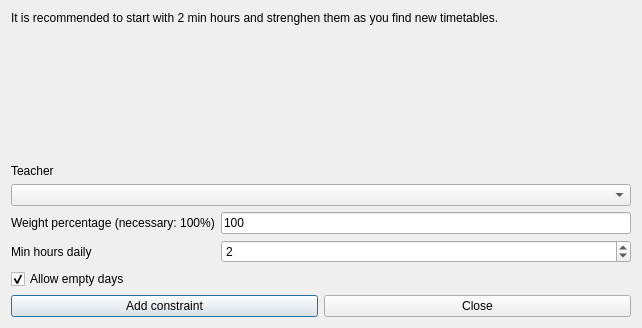
<?xml version="1.0" encoding="UTF-8"?>
<ui version="4.0">
 <class>AddConstraintTeacherMinHoursDailyRealDaysForm_template</class>
 <widget class="QDialog" name="AddConstraintTeacherMinHoursDailyRealDaysForm_template">
  <property name="geometry">
   <rect>
    <x>0</x>
    <y>0</y>
    <width>642</width>
    <height>328</height>
   </rect>
  </property>
  <property name="windowTitle">
   <string extracomment="This is the title of the dialog to add a new constraint of this type">Add teacher min hours daily for real days</string>
  </property>
  <layout class="QGridLayout" name="gridLayout">
   <item row="0" column="0" colspan="3">
    <widget class="QLabel" name="teacherTextLabel_2">
     <property name="sizePolicy">
      <sizepolicy hsizetype="Minimum" vsizetype="Minimum">
       <horstretch>0</horstretch>
       <verstretch>0</verstretch>
      </sizepolicy>
     </property>
     <property name="frameShape">
      <enum>QFrame::NoFrame</enum>
     </property>
     <property name="frameShadow">
      <enum>QFrame::Plain</enum>
     </property>
     <property name="text">
      <string>It is recommended to start with 2 min hours and strenghen them as you find new timetables.</string>
     </property>
     <property name="wordWrap">
      <bool>true</bool>
     </property>
    </widget>
   </item>
   <item row="1" column="1" colspan="2">
    <spacer name="verticalSpacer">
     <property name="orientation">
      <enum>Qt::Vertical</enum>
     </property>
     <property name="sizeHint" stdset="0">
      <size>
       <width>20</width>
       <height>43</height>
      </size>
     </property>
    </spacer>
   </item>
   <item row="2" column="0" colspan="3">
    <widget class="QLabel" name="teacherTextLabel">
     <property name="frameShape">
      <enum>QFrame::NoFrame</enum>
     </property>
     <property name="frameShadow">
      <enum>QFrame::Plain</enum>
     </property>
     <property name="text">
      <string>Teacher</string>
     </property>
     <property name="wordWrap">
      <bool>false</bool>
     </property>
    </widget>
   </item>
   <item row="3" column="0" colspan="3">
    <widget class="QComboBox" name="teachersComboBox">
     <property name="editable">
      <bool>false</bool>
     </property>
     <property name="insertPolicy">
      <enum>QComboBox::NoInsert</enum>
     </property>
     <property name="duplicatesEnabled">
      <bool>false</bool>
     </property>
    </widget>
   </item>
   <item row="4" column="0" colspan="2">
    <widget class="QLabel" name="weightTextLabel">
     <property name="frameShape">
      <enum>QFrame::NoFrame</enum>
     </property>
     <property name="frameShadow">
      <enum>QFrame::Plain</enum>
     </property>
     <property name="text">
      <string>Weight percentage (necessary: 100%)</string>
     </property>
     <property name="wordWrap">
      <bool>false</bool>
     </property>
    </widget>
   </item>
   <item row="4" column="2">
    <widget class="QLineEdit" name="weightLineEdit">
     <property name="text">
      <string notr="true">100</string>
     </property>
    </widget>
   </item>
   <item row="5" column="0">
    <widget class="QLabel" name="minHoursTextLabel">
     <property name="frameShape">
      <enum>QFrame::NoFrame</enum>
     </property>
     <property name="frameShadow">
      <enum>QFrame::Plain</enum>
     </property>
     <property name="text">
      <string>Min hours daily</string>
     </property>
     <property name="wordWrap">
      <bool>false</bool>
     </property>
    </widget>
   </item>
   <item row="5" column="2">
    <widget class="QSpinBox" name="minHoursSpinBox">
     <property name="value">
      <number>2</number>
     </property>
    </widget>
   </item>
   <item row="6" column="0" colspan="3">
    <widget class="QCheckBox" name="allowEmptyDaysCheckBox">
     <property name="text">
      <string>Allow empty days</string>
     </property>
     <property name="checked">
      <bool>true</bool>
     </property>
    </widget>
   </item>
   <item row="7" column="0" colspan="3">
    <layout class="QHBoxLayout" name="horizontalLayout">
     <item>
      <widget class="QPushButton" name="addConstraintPushButton">
       <property name="text">
        <string>Add constraint</string>
       </property>
      </widget>
     </item>
     <item>
      <widget class="QPushButton" name="closePushButton">
       <property name="text">
        <string>Close</string>
       </property>
      </widget>
     </item>
    </layout>
   </item>
  </layout>
 </widget>
 <layoutdefault spacing="6" margin="11"/>
 <resources/>
 <connections/>
</ui>
